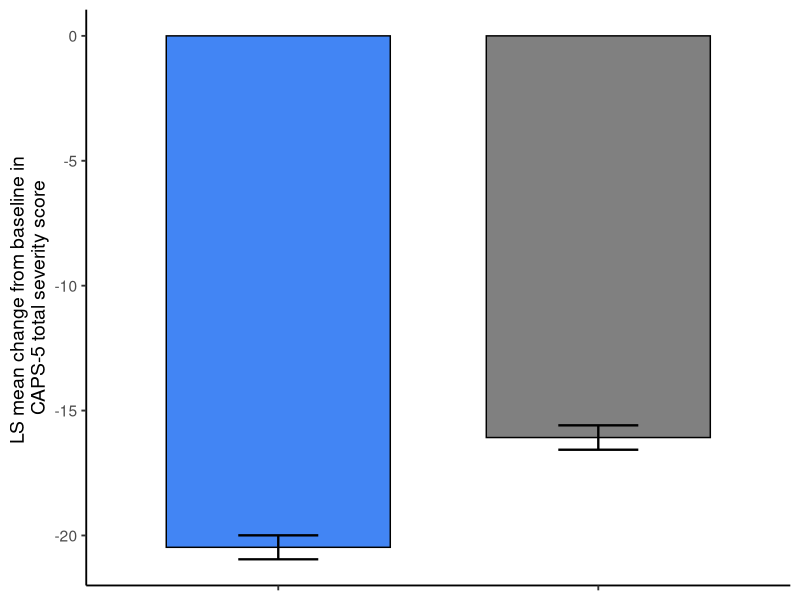
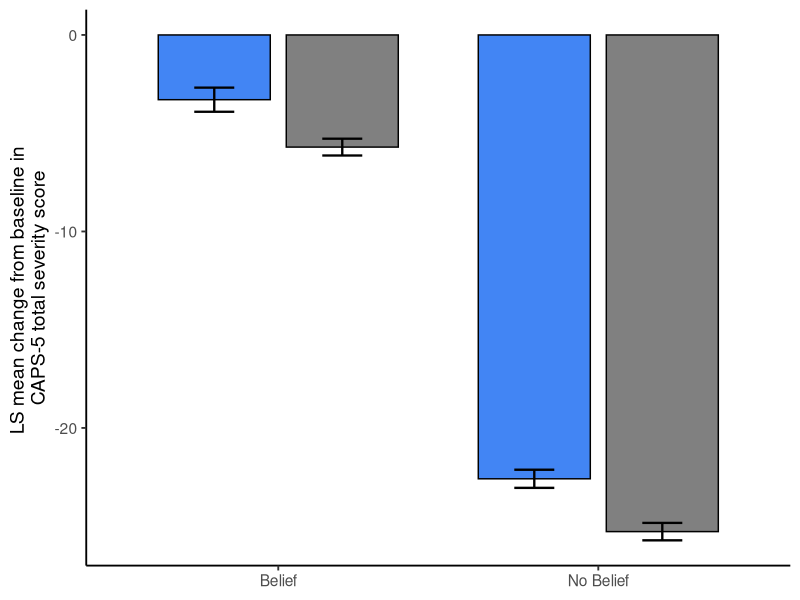
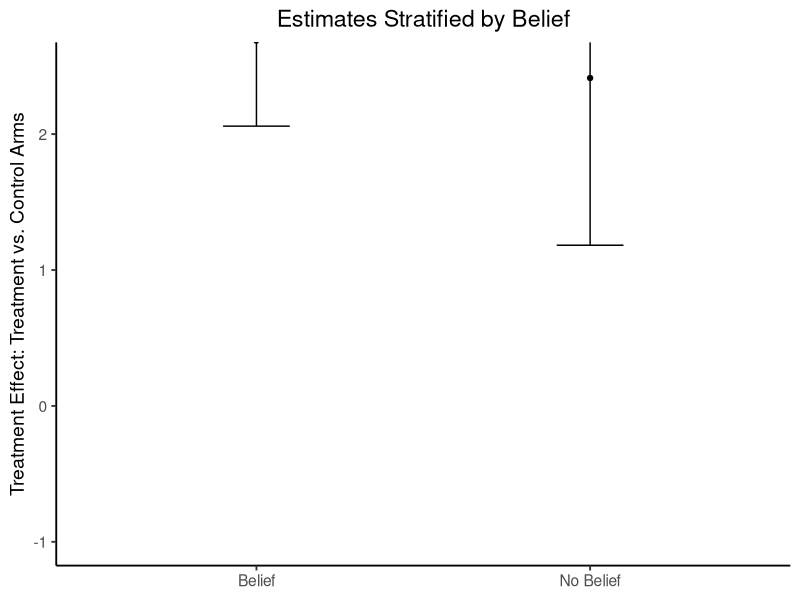
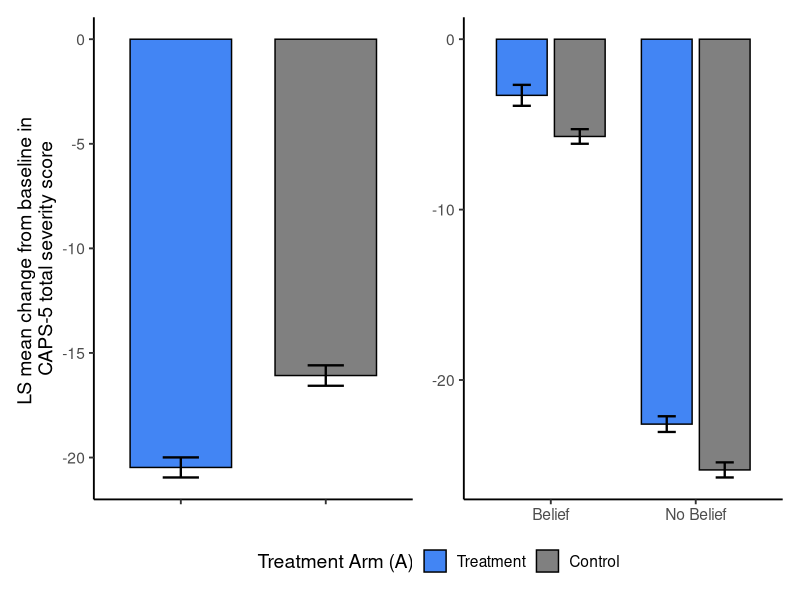

These charts were generated, in order, by the following R code: (Note: this script raises an error after producing the figures.)
library(patchwork)
library(ggplot2)
library(dplyr)
wd <- "/Users/loewingergc/Desktop/NIMH Research/Causal/Causal_Psychedelics/Paper/Figures/Drafts/Belief-Conditional"

#-----------------------------------------------------------
## Unmasking + unmeasured confounding (BELIEF ONLY) scenario
#-----------------------------------------------------------
N <- 5000 
set.seed(1)

gamma_0 <- -3.5
gamma_1 <- 3.5 # -3.5
gamma_2 <- 5.5 # 5.5
beta_0 <- 3#30
beta_1 <- -3 ### controlled direct effect of treatment 3
beta_2 <- -3 # -3
beta_3 <- -25 # -25

A <- rbinom(N, 1, 0.5)
U <- runif(N, -0.1,1.5)
B <- rbinom(N, 1, plogis(gamma_0 + gamma_1 * A + gamma_2 * U))
Y <- rnorm(N, beta_0 + beta_1 * A + beta_2 * B + beta_3 * U, sd = 1)

# numerically check
w_b1a1 <- (mean(A == 1 & B == 1) / mean(A == B)) / 
  ((mean(A == 1 & B == 1) / mean(A == B)) + (mean(A == 1 & B == 0) / mean(A != B)))
w_b0a1 <- (mean(A == 1 & B == 0) / mean(A != B)) / 
  ((mean(A == 1 & B == 1) / mean(A == B)) + (mean(A == 1 & B == 0) / mean(A != B)))
w_b1a0 <- (mean(A == 0 & B == 1) / mean(A != B)) /
  ((mean(A == 0 & B == 0) / mean(A == B)) + (mean(A == 0 & B == 1) / mean(A != B)))
w_b0a0 <- (mean(A == 0 & B == 0) / mean(A == B)) /
  ((mean(A == 0 & B == 0) / mean(A == B)) + (mean(A == 0 & B == 1) / mean(A != B)))

mean(Y[B == 1 & A == 1]) - mean(Y[B == 1 & A == 0]) # belief = 1-conditional effect
mean(Y[B == 0 & A == 1]) - mean(Y[B == 0 & A == 0]) # belief = 0-conditional effect


mean(Y[A == 1]) - mean(Y[A == 0]) # belief = 1-conditional effect

## Correct Guessing Rate (CGR) - adjusted ATE [in this case, a mixture of belief-conditional effects]
mean(Y[B == 1 & A == 1]) * w_b1a1 + 
  mean(Y[B == 0 & A == 1]) * w_b0a1 -
  mean(Y[B == 1 & A == 0]) * w_b1a0 -
  mean(Y[B == 0 & A == 0]) * w_b0a0
mean(Y[A == 1]) - mean(Y[A == 0]) # marginal ATE

myColors2 <- c("#4285F4","#808080", "#E69F00", "darkgreen", "darkgrey")
df <- data.frame(Y = Y,
                 B = as.factor(B),
                 A = as.factor(A)) %>%
  mutate(A = ifelse(A == 1, "Treatment", "Control"))

################
# Marginal ATE
################
# Create the plot with 95% CIs
summary_p1 <- df %>%
  mutate(A=forcats::fct_relevel(A,c("Treatment", "Control"))) %>%
           group_by( A) %>%
  summarise(
    mean_Y = mean(Y),
    se_Y = 1.96 * sd(Y) / sqrt(n()),
    .groups = "drop"
  )

# Create the barplot with standard error bars
p1 <- ggplot(summary_p1, aes(x = factor(A), y = mean_Y, fill = A)) +
  geom_bar(stat = "identity", position = position_dodge(width = 0.8), 
           width = 0.7,
           color = "black", linewidth = 0.5) +
  geom_errorbar(aes(ymin = mean_Y - se_Y, ymax = mean_Y + se_Y), 
                position = position_dodge(width = 0.8), 
                width = 0.25, linewidth = 0.8) +
  labs(
    # title = "Treatment Effect",
    x = "Treatment Arm (A)",
    y = "LS mean change from baseline in \nCAPS-5 total severity score",
    fill = "Treatment Arm (A)"
  ) +
  scale_fill_manual(values = myColors2) +
  scale_color_manual(values = myColors2) +
  #scale_x_discrete(labels = c("Control", "Treatment")) +
  theme_classic(base_size = 14) +
  theme(legend.position = "none") +
  theme(plot.title = element_text(hjust = 0.5),
        axis.title.x = element_blank(),
        axis.text.x = element_blank())

################################
# Belief Conditional ATE
################################
# Create the plot with 95% CIs

summary_p2 <- df %>%
  mutate(A=forcats::fct_relevel(A,c("Treatment", "Control"))) %>%
  group_by(B, A) %>%
  summarise(
    mean_Y = mean(Y),
    se_Y = 1.96 * sd(Y) / sqrt(n()),
    .groups = "drop"
  )

# Create the barplot with standard error bars
p2 <- ggplot(summary_p2, aes(x = factor(B), y = mean_Y, fill = A)) +
  geom_bar(stat = "identity", position = position_dodge(width = 0.8), 
           width = 0.7,
           color = "black", linewidth = 0.5) +
  geom_errorbar(aes(ymin = mean_Y - se_Y, ymax = mean_Y + se_Y), 
                position = position_dodge(width = 0.8), 
                width = 0.25, linewidth = 0.8) +
  labs(
    # title = "Outcome Stratified by Belief",
    x = "Belief (B)",
    y = "LS mean change from baseline in \nCAPS-5 total severity score",
    fill = "Treatment Arm (A)"
  ) +
  scale_fill_manual(values = myColors2) +
  scale_color_manual(values = myColors2) +
  scale_x_discrete(labels = c("Belief", "No Belief")) +
  theme_classic(base_size = 14) +
  theme(legend.position = "none") +
  theme(plot.title = element_text(hjust = 0.5),
        axis.title.x = element_blank())



################################
# Belief Conditional Effect
################################
# belief conditional effects in sample
lm.mod <- lm(Y ~ A*B, data = df)
model.sum <- summary(lm.mod)

# conditional on belief = 0 
belief0 <- coef(lm.mod)[2]
belief0.se <- model.sum$coefficients[2,2]

# conditional on belief = 1
L <- c(0, 1, 0, 1)  # Corresponds todifference 
cov_matrix <- vcov(lm.mod) # Get the covariance matrix of the coefficients
belief1 <- sum(L * coef(lm.mod)) # Compute the contrast estimate
belief1.se <- sqrt(t(L) %*% cov_matrix %*% L) # Compute the standard error of the contrast

# data.frame for plot
df.mod <- data.frame(b1 = belief0,
                     b1.se = belief0.se,
                     b0 = belief1,
                     b0.se = belief1.se)

# Reformat the data for ggplot:
plot_df <- data.frame( group = c("B", "A"),
                       value = as.numeric(df.mod[1, c(1,3)]),
                       se = as.numeric(df.mod[1, c(2,4)]) )

p3=ggplot(plot_df, aes(x = group, y = value)) +
  geom_point() + # aes(color = group)
  geom_errorbar(aes(ymin = value - 1.96* se, 
                    ymax = value + 1.96* se), #,color = group), 
                width = 0.2) +
  # labs(x = "Group", y = "Value") +
  labs(
    title = "Estimates Stratified by Belief",
    x = "Belief (B)",
    y = "Treatment Effect: Treatment vs. Control Arms",
    fill = "Treatment Arm (A)" # Customize legend title.
  ) +
  scale_fill_manual(values = myColors2) +
  scale_color_manual(values = myColors2) +
  scale_x_discrete(labels = c("Belief", "No Belief")) + # Customize x-axis labels for binary variable.
  theme_classic(base_size = 14) +
  theme(legend.position = "none") +
  theme( axis.title.x = element_blank(),
         plot.title = element_text(hjust = 0.5) ) +
  geom_hline(yintercept = beta_1, linetype = "dashed", color = "gray35") +
  coord_cartesian( ylim = c(-1, 2.5) ) +
  annotate(
    "text",
    x = 1.5,             # Horizontally centered between "A" (1) and "B" (2)
    y = beta_1 + 0.1,     # A bit above the dashed line
    label = "True Causal Effect",
    color = "gray35",
    vjust = 0)


plots2 <- p1 + 
  p2 + 
  plot_layout(axis_titles = "collect", guides = "collect") & 
  theme(legend.position = "bottom") 


setwd(wd)
ggsave( plot = plots,
        paste0("belief_conditional2.pdf"),
        width = 9,
        height = 5)
